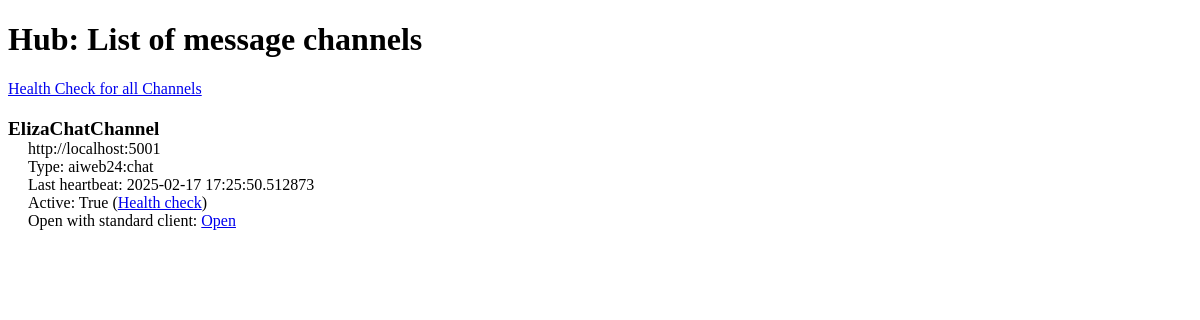
Before: / with the older database file.
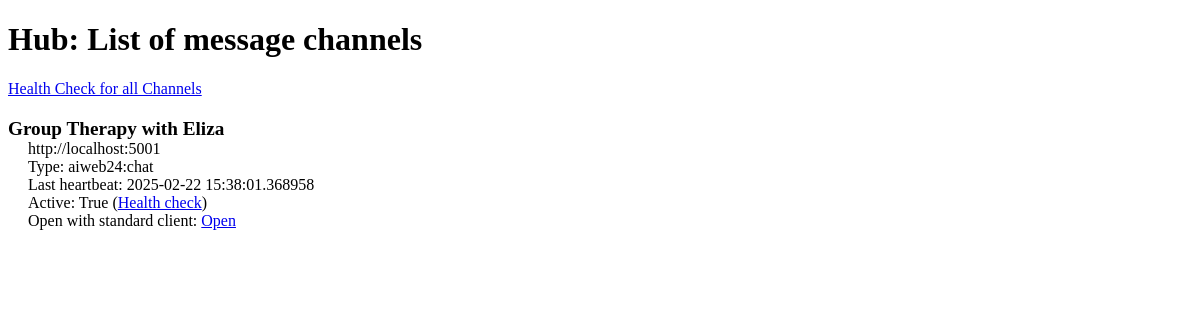
After: the same page with the newer database file.
### task3-update/hub.py (models this page shows)
class Channel(db.Model):
    __tablename__ = 'channels'
    id = db.Column(db.Integer, primary_key=True)
    active = db.Column('is_active', db.Boolean(), nullable=False, server_default='1')
    name = db.Column(db.String(100, collation='NOCASE'), nullable=False)
    endpoint = db.Column(db.String(100, collation='NOCASE'), nullable=False, unique=True)
    authkey = db.Column(db.String(100, collation='NOCASE'), nullable=False)
    type_of_service = db.Column(db.String(100, collation='NOCASE'), nullable=False)
    last_heartbeat = db.Column(db.DateTime(), nullable=True, server_default=None)

### task3-update/hub.py (the view)
@app.route('/')
def home_page():
    channels = Channel.query.filter_by(active=True).all()
    return render_template("hub_home.html", channels=channels, STANDARD_CLIENT_URL=STANDARD_CLIENT_URL)

### task3-update/templates/hub_home.html (shortened to what this page needs)
<!DOCTYPE html>
<html lang="en">
<head>
</head>
<body>
<h1>Hub: List of message channels</h1>
<p>
    <a href="{{ url_for('health') }}">Health Check for all Channels</a>
</p>
<dl>
    {% for channel in channels %}
        <dt>{{channel.name}}</dt>
    <dd>{{ channel.endpoint }}<br>
        Type: {{ channel.type_of_service}}<br>
        Last heartbeat: {{ channel.last_heartbeat }}<br>
        Active: {{ channel.active }} (<a href="{{url_for('health')}}?d={{channel.id}}">Health check</a>)<br>
        {% if STANDARD_CLIENT_URL %}
        Open with standard client: <a href="{{ STANDARD_CLIENT_URL }}/show?channel={{channel.endpoint}}">Open</a><br>
        {% endif %}
    </dd>
    {% endfor %}
</dl>
</body>
</html>

### task3-update/templates/hub_home.html (style rules this page uses)
dt { font-weight: bold; font-size: 120%; margin-top: 20px; }
dd { margin-left: 20px; }

Changed rows visible on the page:
changed Channel "http://localhost:5001": name "ElizaChatChannel" → "Group Therapy with Eliza"; last_heartbeat "2025-02-17 17:25:50.512873" → "2025-02-22 15:38:01.368958"
